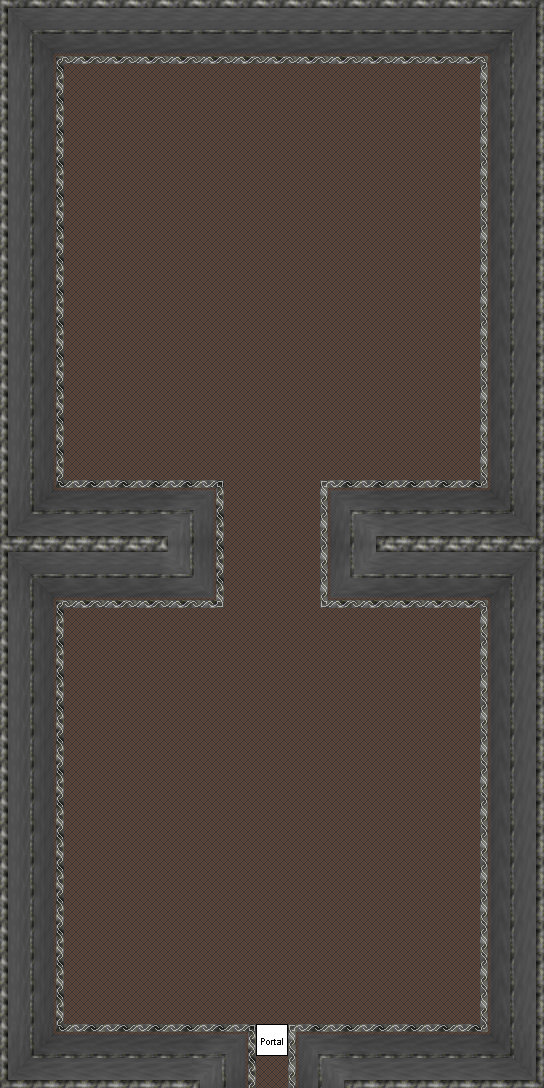

Tiled map render using the project's own tile images. Description and the map definition, with tile-layer contents summarised, below:
An orthogonal 17x34 tile map with 32x32 px tiles, 6 tile layers (0_floor, 1_terrain, 2_object, 3_roof, ...), 2 hidden layers not drawn, 4 tilesets.

<map version="1.2" tiledversion="1.3.0" orientation="orthogonal" renderorder="right-down" compressionlevel="0" width="17" height="34" tilewidth="32" tileheight="32" infinite="0" nextlayerid="9" nextobjectid="1">
 <editorsettings>
  <export target="home_7.tmx" format="tmx" />
 </editorsettings>
 <tileset firstgid="1" name="logic/collision" tilewidth="32" tileheight="32" tilecount="1" columns="1">
  <image source="../../tileset/logic/collision.png" width="32" height="32" />
 </tileset>
 <tileset firstgid="2" name="int_grey" tilewidth="32" tileheight="32" tilecount="121" columns="11">
  <image source="../../tileset/building/wall/int_grey.png" width="352" height="352" />
 </tileset>
 <tileset firstgid="123" name="floor_tiles" tilewidth="32" tileheight="32" tilecount="9" columns="3">
  <image source="../../tileset/ground/indoor/floor_tiles.png" width="96" height="96" />
 </tileset>
 <tileset firstgid="132" name="logic/portal" tilewidth="32" tileheight="32" tilecount="24" columns="8">
  <image source="../../tileset/logic/portal.png" width="256" height="96" />
 </tileset>
 <layer id="1" name="0_floor" width="17" height="34">
  <data>[578 cells, 578 non-empty, 1 distinct tile ids]</data>
 </layer>
 <layer id="2" name="1_terrain" width="17" height="34">
  <data>[578 cells, 226 non-empty, 40 distinct tile ids]</data>
 </layer>
 <layer id="3" name="2_object" width="17" height="34">
  <data>[578 cells, 0 non-empty, 0 distinct tile ids]</data>
 </layer>
 <layer id="4" name="3_roof" width="17" height="34">
  <data>[578 cells, 0 non-empty, 0 distinct tile ids]</data>
 </layer>
 <layer id="5" name="4_roof_add" width="17" height="34">
  <data>[578 cells, 0 non-empty, 0 distinct tile ids]</data>
 </layer>
 <layer id="6" name="objects" width="17" height="34">
  <data>[578 cells, 1 non-empty, 1 distinct tile ids]</data>
 </layer>
 <layer id="7" name="collision" width="17" height="34" visible="0" opacity="0.24">
  <data>[578 cells, 227 non-empty, 1 distinct tile ids]</data>
 </layer>
 <layer id="8" name="protection" width="17" height="34" visible="0" opacity="0.2">
  <data>[578 cells, 0 non-empty, 0 distinct tile ids]</data>
 </layer>
</map>
